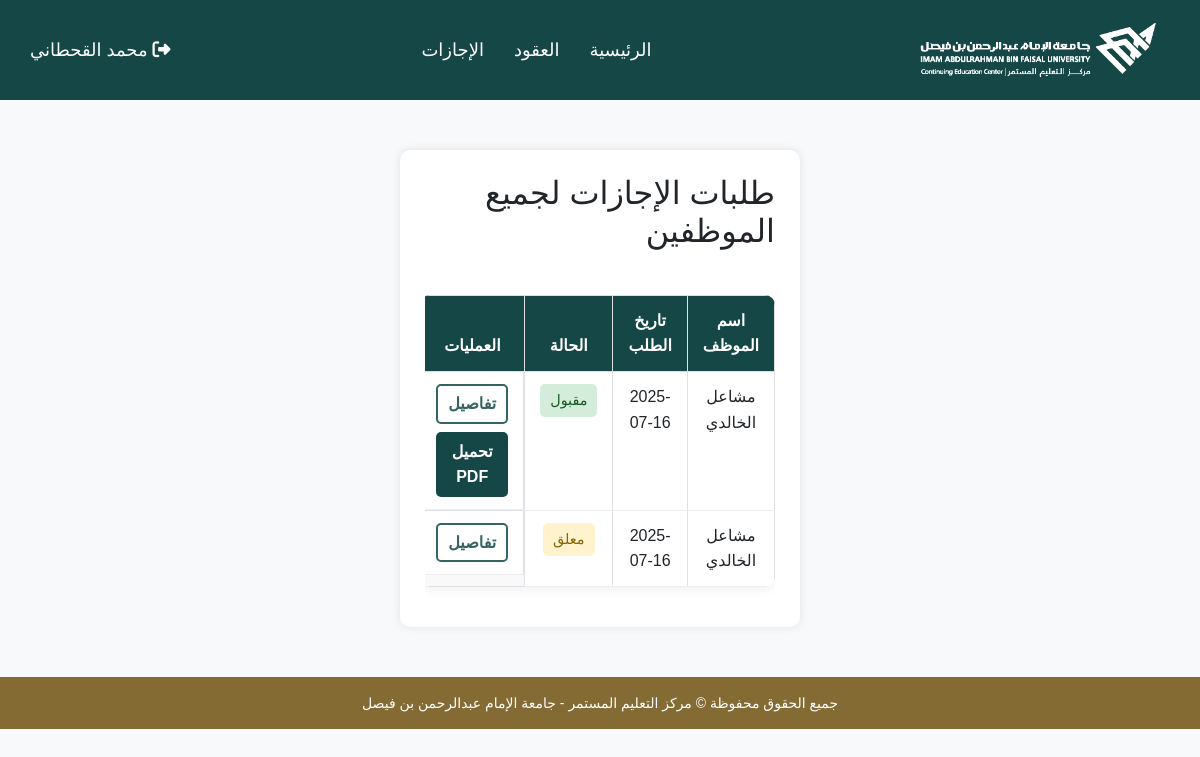
Screenshot of /finMain.php (signed in) with the database file from the repository.
### tables this page shows
CREATE TABLE `vacation` (
  `vac_id` int(9) NOT NULL,
  `emp_id` int(9) NOT NULL,
  `type` varchar(20) NOT NULL,
  `days` int(11) NOT NULL,
  `start_date` date NOT NULL,
  `end_date` date NOT NULL,
  `application_date` date NOT NULL,
  `assigned_emp` varchar(30) NOT NULL,
  `fin_approval` char(10) NOT NULL,
  `man_approval` varchar(10) NOT NULL
);

CREATE TABLE `employee` (
  `emp_id` int(9) NOT NULL,
  `name` varchar(30) NOT NULL,
  `password` varchar(30) NOT NULL,
  `role` varchar(25) NOT NULL,
  `signature` longblob NOT NULL,
  `last_vac` date NOT NULL,
  `used_days` int(11) NOT NULL,
  `remaining_days` int(11) NOT NULL,
  `email` varchar(50) NOT NULL,
  `address` text NOT NULL,
  `phone` varchar(25) NOT NULL
);

### finMain.php (the view, shortened to what this page needs)
<?php
require_once("db_connect.php");
try {
    $stmt = $conn->prepare("SELECT
        v.vac_id,
        v.application_date,
        v.fin_approval,
        v.man_approval,
        e.name AS employee_name
    FROM vacation v
    JOIN employee e ON v.emp_id = e.emp_id
    ORDER BY v.application_date DESC");
    $stmt->execute();
    $result = $stmt->get_result();
    $vacations = $result->fetch_all(MYSQLI_ASSOC);
} catch (Exception $e) {
    $error = "خطأ في تحميل الطلبات: " . $e->getMessage();
}
?>
<!DOCTYPE html>
<html lang="ar" dir="rtl">
<head>
    <link href="https://cdn.jsdelivr.net/npm/bootstrap@5.3.0/dist/css/bootstrap.rtl.min.css" rel="stylesheet">
    <link href="style.css" rel="stylesheet">
</head>
<body class="bg-light">
<?php include 'header.php'; ?>
<div class="container py-4">
    <h2 class="mb-4">طلبات الإجازات لجميع الموظفين</h2>
    <?php if (!empty($error)): ?>
        <div class="alert alert-danger"><?= htmlspecialchars($error) ?></div>
    <?php elseif (empty($vacations)): ?>
        <div class="alert alert-info">لا توجد طلبات إجازة</div>
    <?php else: ?>
        <div class="table-responsive">
            <table class="vacation-table table table-bordered text-center">
                <thead class="table-light">
                    <tr>
                        <th>اسم الموظف</th>
                        <th>تاريخ الطلب</th>
                        <th>الحالة</th>
                        <th>العمليات</th>
                    </tr>
                </thead>
                <tbody>
                    <?php foreach ($vacations as $vac): ?>
                        <?php
                            $status = 'معلق';
                            $class = 'status-pending';
                            if ($vac['fin_approval'] === 'مقبول') {
                                $status = 'مقبول';
                                $class = 'status-approved';
                            } elseif ($vac['fin_approval'] === 'مرفوض') {
                                $status = 'مرفوض';
                                $class = 'status-rejected';
                            }
                        ?>
                        <tr>
                            <td><?= htmlspecialchars($vac['employee_name']) ?></td>
                            <td><?= date('Y-m-d', strtotime($vac['application_date'])) ?></td>
                            <td><span class="status-badge <?= $class ?>"><?= $status ?></span></td>
                            <td class="d-flex gap-2 justify-content-center flex-wrap">
                                <a href="empVacDet1.php?vac_id=<?= $vac['vac_id'] ?>" class="btn-det">تفاصيل</a>
                                <?php if (($vac['fin_approval'] === 'مقبول' && $vac['man_approval'] === 'معتمد') ||
                                        ($vac['fin_approval'] === 'مرفوض' && $vac['man_approval'] === 'معتمد')): ?>
                                <a href="empVacDet3.php?vac_id=<?= $vac['vac_id'] ?>" class="btn-prnt" target="_blank">تحميل PDF</a>
                                <?php endif; ?>
                            </td>
                        </tr>
                    <?php endforeach; ?>
                </tbody>
            </table>
        </div>
    <?php endif; ?>
</div>
<?php include 'footer.php'; ?>
</body>
</html>

### style.css (style rules this page uses)
body { background-color: #f0f2f5; font-family: 'Tajawal', sans-serif; line-height: 1.6; }
.container { width: 400px; margin: 50px auto; background-color: white; padding: 25px; box-shadow: 0 0 10px rgba(0,0,0,0.1); border-radius: 10px; }
.btn-det { color: #346463; background-color: #fff; border: 2px solid #346463; padding: 5px 10px; border-radius: 5px; font-weight: bold; transition: 0.3s ease; text-decoration: none; display: inline-block; }
.btn-prnt { background-color: #154746; color: white; padding: 5px 10px; border: 2px solid transparent; border-radius: 5px; font-weight: bold; transition: 0.3s ease; text-decoration: none; display: inline-block; }
.vacation-table { width: 100%; border-collapse: collapse; margin-top: 20px; background-color: white; border-radius: 10px; overflow: hidden; box-shadow: 0 4px 10px rgba(0, 0, 0, 0.05); }
.vacation-table th { background-color: #154746; color: white; font-weight: bold; padding: 12px 15px; }
.vacation-table td { padding: 12px 15px; text-align: center; border-bottom: 1px solid #eee; }
.vacation-table tr:nth-child(even) { background-color: #f9f9f9; }
.status-badge, .status-pending, .status-approved, .status-rejected { padding: 5px 10px; border-radius: 5px; font-size: 0.9rem; display: inline-block; }
.status-pending { background-color: #fff3cd; color: #856404; }
.status-approved { background-color: #d4edda; color: #155724; }

### rows the page displays
vacation: emp.name "مشاعل الخالدي", application_date "2025-07-16", fin_approval "مقبول"
vacation: emp.name "مشاعل الخالدي", application_date "2025-07-16", status "معلق"

### other values shown
$_SESSION['name'] "محمد القحطاني"
